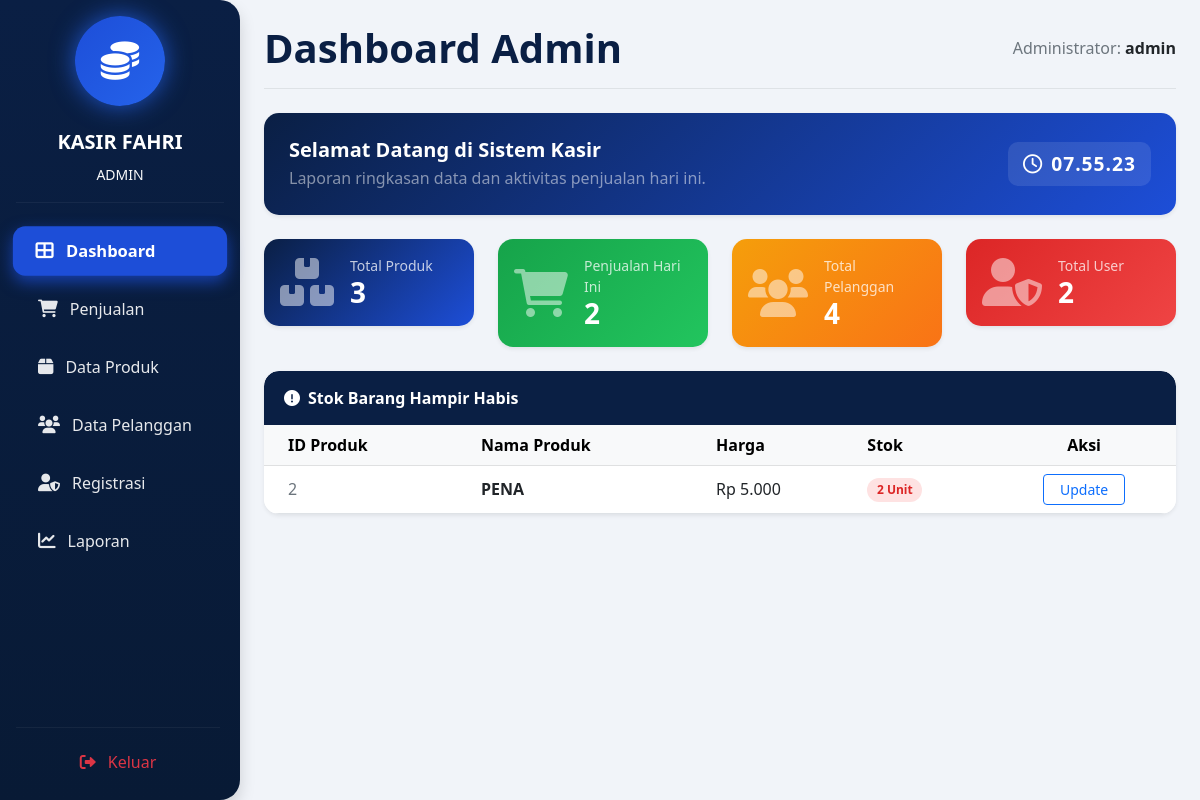
The app's page /admin/dashboard/index.php (signed in) with its own data.
### tables this page shows
CREATE TABLE `produk` (
  `ProdukID` int(11) NOT NULL,
  `NamaProduk` varchar(255) NOT NULL,
  `Harga` decimal(10,2) NOT NULL,
  `Stok` int(11) NOT NULL
);

### admin/dashboard/index.php (the view, shortened to what this page needs)
<?php
include '../../main/connect.php';
$tgl = date('Y-m-d');
?>
<!DOCTYPE html>
<html lang="id">
<head>
    <link href="https://cdn.jsdelivr.net/npm/bootstrap@5.3.0/dist/css/bootstrap.min.css" rel="stylesheet">
    <link rel="stylesheet" href="https://cdnjs.cloudflare.com/ajax/libs/font-awesome/6.0.0/css/all.min.css">
</head>
<body>
    <div class="d-flex">
        <?php include '../../template/sidebar.php'; ?>
        <div class="container-fluid p-4">
            <div class="d-flex justify-content-between align-items-center mb-4 border-bottom pb-3">
                <h1>Dashboard Admin</h1>
                <div class="text-secondary">
                    Administrator: <span class="fw-bold text-dark"><?= $_SESSION['username']; ?></span>
                </div>
            </div>
            <div class="welcome-box mb-4 shadow-sm">
                <div class="d-flex justify-content-between align-items-center">
                    <div>
                        <h5 class="fw-bold mb-1">Selamat Datang di Sistem Kasir</h5>
                        <p class="mb-0 text-white-50">Laporan ringkasan data dan aktivitas penjualan hari ini.</p>
                    </div>
                    <div class="clock" id="clock"></div>
                </div>
            </div>
            <div class="row g-4 mb-4">
                <div class="col-md-3">
                    <div class="card text-white dashboard-card bg-navy shadow-sm">
                        <div class="card-body d-flex align-items-center">
                            <i class="fa fa-boxes fa-3x opacity-50 me-3"></i>
                            <div>
                                <div class="small opacity-75">Total Produk</div>
                                <?php
                                $ambil_produk = mysqli_fetch_assoc(mysqli_query($conn, "SELECT COUNT(*) total FROM produk"));
                                echo "<h3 class='fw-bold mb-0'>" . $ambil_produk['total'] . "</h3>";
                                ?>
                            </div>
                        </div>
                    </div>
                </div>
                <div class="col-md-3">
                    <div class="card text-white dashboard-card bg-green shadow-sm">
                        <div class="card-body d-flex align-items-center">
                            <i class="fa fa-shopping-cart fa-3x opacity-50 me-3"></i>
                            <div>
                                <div class="small opacity-75">Penjualan Hari Ini</div>
                                <?php
                                $hari_ini = mysqli_fetch_assoc(mysqli_query($conn, "SELECT COUNT(*) total FROM penjualan WHERE DATE(TanggalPenjualan)='$tgl'"));
                                echo "<h3 class='fw-bold mb-0'>" . $hari_ini['total'] . "</h3>";
                                ?>
                            </div>
                        </div>
                    </div>
                </div>
                <div class="col-md-3">
                    <div class="card text-white dashboard-card bg-orange shadow-sm">
                        <div class="card-body d-flex align-items-center">
                            <i class="fa fa-users fa-3x opacity-50 me-3"></i>
                            <div>
                                <div class="small opacity-75">Total Pelanggan</div>
                                <?php
                                $query_plg = mysqli_query($conn, "SELECT DISTINCT PelangganID FROM penjualan");
                                echo "<h3 class='fw-bold mb-0'>" . mysqli_num_rows($query_plg) . "</h3>";
                                ?>
                            </div>
                        </div>
                    </div>
                </div>
                <div class="col-md-3">
                    <div class="card text-white dashboard-card bg-red shadow-sm">
                        <div class="card-body d-flex align-items-center">
                            <i class="fa fa-user-shield fa-3x opacity-50 me-3"></i>
                            <div>
                                <div class="small opacity-75">Total User</div>
                                <?php
                                $hitung_user = mysqli_fetch_assoc(mysqli_query($conn, "SELECT COUNT(*) total FROM user"));
                                echo "<h3 class='fw-bold mb-0'>" . $hitung_user['total'] . "</h3>";
                                ?>
                            </div>
                        </div>
                    </div>
                </div>
            </div>
            <div class="table-container shadow-sm border-0">
                <div class="card-header-custom d-flex align-items-center">
                    <i class="fas fa-exclamation-circle me-2"></i>
                    <span>Stok Barang Hampir Habis</span>
                </div>
                <div class="card-body p-0">
                    <div class="table-responsive">
                        <table class="table table-hover align-middle mb-0">
                            <thead class="table-light">
                                <tr>
                                    <th class="ps-4">ID Produk</th>
                                    <th>Nama Produk</th>
                                    <th>Harga</th>
                                    <th>Stok</th>
                                    <th class="text-center">Aksi</th>
                                </tr>
                            </thead>
                            <tbody>
                                <?php
                                $stok_low = mysqli_query($conn, "SELECT * FROM produk WHERE Stok < 10 ORDER BY Stok ASC");
                                while ($d = mysqli_fetch_assoc($stok_low)) {
                                ?>
                                    <tr>
                                        <td class="ps-4 text-secondary"><?= $d['ProdukID']; ?></td>
                                        <td class="fw-bold"><?= $d['NamaProduk']; ?></td>
                                        <td>Rp <?= number_format($d['Harga'], 0, ',', '.'); ?></td>
                                        <td><span class="badge badge-low rounded-pill"><?= $d['Stok']; ?> Unit</span></td>
                                        <td class="text-center">
                                            <a href="../produk/edit.php?id=<?= $d['ProdukID']; ?>" class="btn btn-sm btn-outline-primary px-3">
                                                Update
                                            </a>
                                        </td>
                                    </tr>
                                <?php } ?>
                            </tbody>
                        </table>
                    </div>
                </div>
            </div>
        </div>
    </div>
</body>
</html>

### admin/dashboard/index.php (style rules this page uses)
body { background: #f1f4f9; font-family: 'Segoe UI', Tahoma, Geneva, Verdana, sans-serif; }
h1 { font-weight: 700; color: #0a1f44; margin-bottom: 0; }
.bg-navy { background: linear-gradient(135deg, #0a1f44, #1d4ed8); }
.bg-green { background: linear-gradient(135deg, #16a34a, #22c55e); }
.bg-orange { background: linear-gradient(135deg, #f59e0b, #f97316); }
.bg-red { background: linear-gradient(135deg, #dc2626, #ef4444); }
.dashboard-card { border-radius: 15px; border: none; transition: transform 0.3s ease; }
.welcome-box { background: linear-gradient(135deg, #0a1f44, #1d4ed8); color: white; border-radius: 15px; padding: 25px; border: none; }
.clock { font-size: 1.2rem; font-weight: 600; letter-spacing: 1px; background: rgba(255,255,255,0.1); padding: 8px 15px; border-radius: 10px; }
.table-container { background: white; border-radius: 15px; overflow: hidden; }
.badge-low { background-color: #fee2e2; color: #dc2626; font-weight: 600; padding: 0.5em 0.8em; }
.card-header-custom { background: #0a1f44; color: white; padding: 15px 20px; font-weight: 600; border-radius: 15px 15px 0 0; }

### records on screen
produk: ProdukID "2", NamaProduk "PENA", Harga "5.000", Stok "2"

### other values on screen
$role "ADMIN"
$_SESSION['username'] "admin"
$ambil_produk['total'] "3"
$hari_ini['total'] "2"
mysqli_num_rows($query_plg) "4"
$hitung_user['total'] "2"
